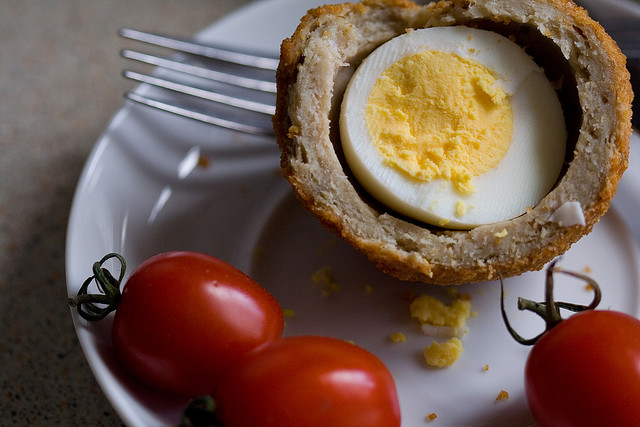
#> input picture dataset/images/test/000000011527.jpg, 640 x 427 px
$ python -i augment_dataset.py   (imports and definitions only)
#> lines starting #> are read from the running program, lines starting #| are printed output that depends on the picture
"""
Script d'augmentation de dataset d'images.

"""

import os
import glob
import random
from PIL import Image, ImageEnhance, ImageFilter
import numpy as np

# ─── Configuration ────────────────────────────────────────────────────────────

BASE_DIR = r"c:\Users\perri\Documents\MASTER SISE\Cours\Deep Learning\photos\troisieme_dataset\images"

# {prefixe: (nb_originaux, cible)}
# nb_originaux = images a conserver, cible = total final voulu
CATEGORIES = {
    "pdt":        (14, 33),
    "radis":      (6,  18),
    "aubergines": (4,   8),
}

SEED = 42
# [2 lines not run here, left out]

# ─── Nettoyage des images precedemment generees ───────────────────────────────

# [106 lines left out: functions cleanup, load_originals, apply_rotation, apply_flip, apply_brightness, apply_contrast and 4 more, not called in this run]


def apply_blur_or_sharpen(img):
    """Flou doux OU legere surnettetee."""
    if random.random() > 0.5:
        radius = random.uniform(0.5, 2.0)
        return img.filter(ImageFilter.GaussianBlur(radius=radius))
    else:
        factor = random.uniform(1.5, 3.0)
        return ImageEnhance.Sharpness(img).enhance(factor)


# [7 lines left out: function apply_noise, not called in this run]


# ─── Fonction principale d'augmentation ──────────────────────────────────────

# Pool de transformations "optionnelles" (en plus des obligatoires)
OPTIONAL_TRANSFORMS = [
    apply_crop_zoom,
    apply_color_shift,
    apply_gamma,
    apply_blur_or_sharpen,
    apply_noise,
]

# [73 lines left out: functions augment, generate_for_category, main, not called in this run]


# [2 lines not run here, left out]

>>> from PIL import Image
>>> picture = Image.open('../dataset/images/test/000000011527.jpg')
#> picture is the input picture: PIL image 640x427 RGB; mean R, G, B 112.5, 88.3, 77.1
>>> result = apply_blur_or_sharpen(picture)
#> in apply_blur_or_sharpen, `return img.filter(ImageFilter.GaussianBlur(radius=radius))`:
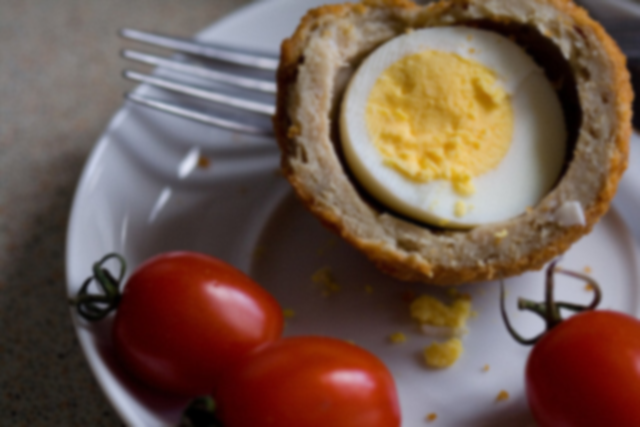
#> returned value: PIL image 640x427 RGB; mean R, G, B 112.5, 88.3, 77.1

$ run again, on dataset/images/train/000000087229.jpg
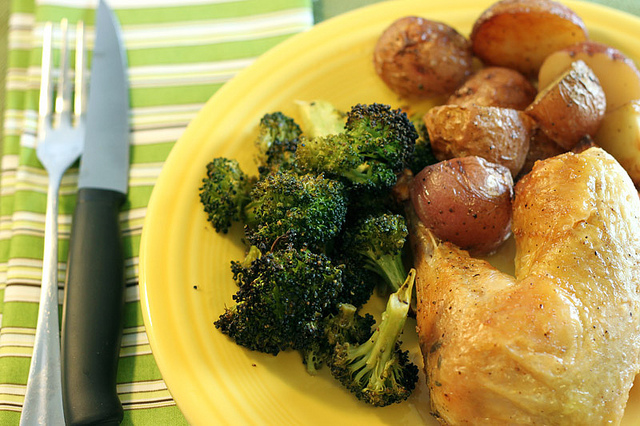
#> input picture dataset/images/train/000000087229.jpg, 640 x 426 px
#> picture is the input picture: PIL image 640x426 RGB; mean R, G, B 166.1, 147.6, 81.3
#> in apply_blur_or_sharpen, `return img.filter(ImageFilter.GaussianBlur(radius=radius))`:
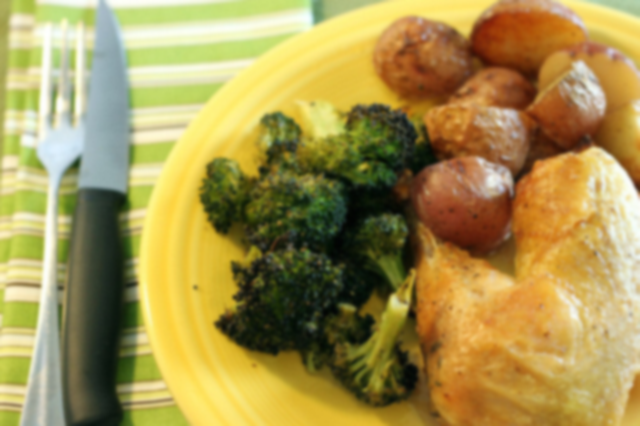
#> returned value: PIL image 640x426 RGB; mean R, G, B 166.1, 147.6, 81.3
